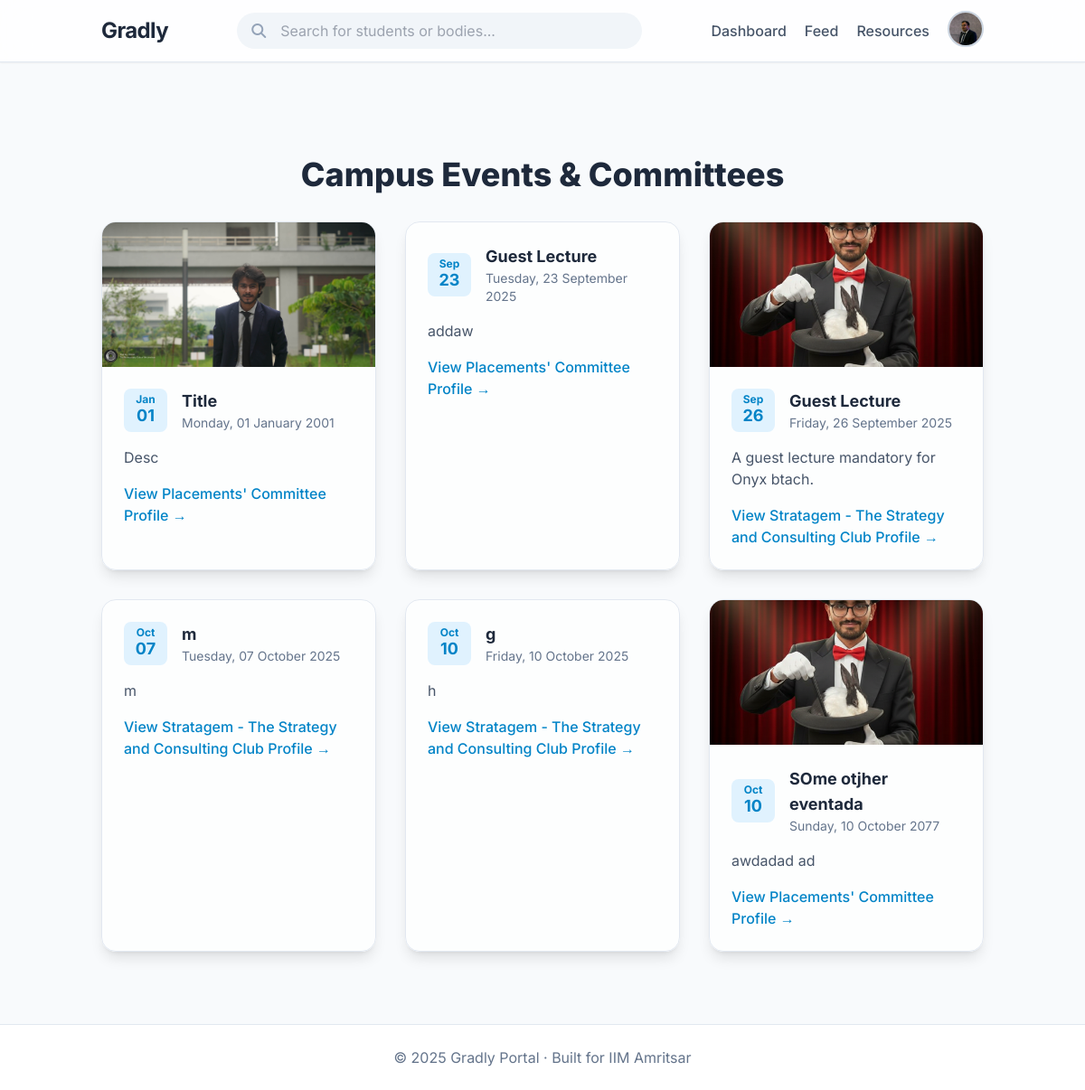
Page /events (signed in) on the committed database.
### models.py (models this page shows, shortened)
class User(db.Model, UserMixin):
    id = db.Column(db.String(15), primary_key=True)
    name = db.Column(db.String(100), nullable=False)
    email = db.Column(db.String(120), unique=True, nullable=False)
    password = db.Column(db.String(200), nullable=False)
    cgpa = db.Column(db.Float, nullable=True)
    resume = db.Column(db.String(200), nullable=True)
    phone = db.Column(db.String(20), nullable=True)
    profile_pic = db.Column(db.String(200), nullable=True)
    show_email = db.Column(db.Boolean, default=True)
    show_phone = db.Column(db.Boolean, default=True)
    show_cgpa = db.Column(db.Boolean, default=True)
    work_experiences = db.relationship('WorkExperience', backref='user', lazy=True)
    internships = db.relationship('Internship', backref='user', lazy=True)
    certifications = db.relationship('Certification', backref='user', lazy=True)
    skills = db.relationship('Skill', backref='user', lazy=True)
    hobbies = db.relationship('Hobby', backref='user', lazy=True)
    comments = db.relationship("PostComment", backref="author", lazy=True, cascade="all, delete-orphan")
    votes = db.relationship("PostVote", backref="voter", lazy=True, cascade="all, delete-orphan")
    @property
    def user_type(self):
        return "student"

class BodyEvent(db.Model):
    id = db.Column(db.Integer, primary_key=True)
    title = db.Column(db.String(250), nullable=False)
    description = db.Column(db.Text, nullable=True)
    poster = db.Column(db.String(200), nullable=True)  # path in static/uploads/
    date = db.Column(db.DateTime, default=datetime.utcnow)
    body_id = db.Column(db.Integer, db.ForeignKey('student_body.id'), nullable=False)

class StudentBody(db.Model, UserMixin):
    id = db.Column(db.Integer, primary_key=True)
    name = db.Column(db.String(200), nullable=False)
    email = db.Column(db.String(200), unique=True, nullable=False)
    body_type = db.Column(db.String(100), nullable=True)
    description = db.Column(db.Text, nullable=True)
    password = db.Column(db.String(200), nullable=False)
    logo = db.Column(db.String(200), nullable=True)
    posts = db.relationship("StudentBodyPost", backref="student_body", lazy=True, cascade="all, delete-orphan")
    events = db.relationship("BodyEvent", backref="body", lazy=True, cascade="all, delete-orphan")

### routes/events.py (the view)
@events_bp.route('/events')
@login_required
def view_events():
    events = BodyEvent.query.order_by(BodyEvent.date.asc()).all()
    return render_template('view_events.html', events=events)

### app.py (called while the page is built)
@login_manager.user_loader
def load_user(user_id):
    if user_id.startswith("U_"):
        roll = user_id.split("_", 1)[1]   # keep string as-is
        return User.query.get(roll)
    elif user_id.startswith("B_"):
        body_id = user_id.split("_", 1)[1]
        return StudentBody.query.get(int(body_id))
    return None

@app.before_request
def create_tables():
    db.create_all()

### templates/view_events.html (shortened to what this page needs)
{% extends "base.html" %}
{% block content %}
<div class="max-w-5xl mx-auto py-12">
    <h1 class="text-4xl font-extrabold text-slate-800 mb-8 text-center">Campus Events & Committees</h1>
    <div class="grid md:grid-cols-2 lg:grid-cols-3 gap-8">
        {% for event in events %}
        <div
            class="bg-white/70 backdrop-blur-lg rounded-2xl shadow-lg border border-slate-200 overflow-hidden hover:shadow-2xl transition-all duration-300">
            {% if event.poster %}
            <img src="{{ url_for('static', filename=event.poster) }}" class="w-full h-40 object-cover"
                alt="Event Poster">
            {% endif %}
            <div class="p-6">
                <div class="flex items-center space-x-4 mb-4">
                    <div
                        class="flex-shrink-0 bg-sky-100 text-sky-600 h-12 w-12 rounded-lg flex flex-col items-center justify-center font-bold">
                        <span class="text-xs -mb-1">{{ event.date.strftime('%b') }}</span>
                        <span class="text-lg">{{ event.date.strftime('%d') }}</span>
                    </div>
                    <div>
                        <h3 class="text-lg font-bold text-slate-800">{{ event.title }}</h3>
                        <p class="text-slate-500 text-sm">{{ event.date.strftime('%A, %d %B %Y') }}</p>
                    </div>
                </div>
                <p class="text-slate-600 mb-4">{{ event.description[:120] }}</p>
                <a href="{{ url_for('studentbody.view_body', body_id=event.body_id) }}"
                    class="inline-block text-sky-600 hover:underline font-medium">
                    View {{ event.body.name }} Profile →
                </a>
            </div>
        </div>
        {% else %}
        <p class="text-slate-500 col-span-full text-center">No events are currently listed.</p>
        {% endfor %}
    </div>
</div>
{% endblock %}

### templates/base.html (shortened to what this page needs)
<!DOCTYPE html>
<html lang="en" class="scroll-smooth">
<head>
    <script src="https://cdn.tailwindcss.com"></script>
    <link rel="stylesheet" href="https://cdnjs.cloudflare.com/ajax/libs/font-awesome/6.5.2/css/all.min.css"
 />
</head>
<body class="bg-slate-50 text-slate-800 flex flex-col min-h-screen">
    <nav class="sticky top-0 z-50 bg-white/80 backdrop-blur-lg shadow-sm border-b border-slate-200">
        <div class="container mx-auto px-6 py-3 flex justify-between items-center">
            <a href="{% if current_user.is_authenticated and current_user.user_type == 'body' %}
                     {{ url_for('studentbody.body_home', body_id=current_user.id) }}
                  {% else %}
                     {{ url_for('home') }}
                  {% endif %}" class="text-2xl font-bold text-slate-800 tracking-tight">
                Gradly
            </a>
            {% if current_user.is_authenticated %}
            <div class="relative w-full max-w-md hidden md:block">
                <i class="fa fa-search absolute left-4 top-1/2 -translate-y-1/2 text-slate-400"></i>
                <input id="search-bar" type="text" placeholder="Search for students or bodies..."
                    class="w-full pl-12 pr-4 py-2 rounded-full bg-slate-100 border-transparent focus:outline-none focus:ring-2 focus:ring-sky-500 transition-all">
            </div>
            {% endif %}
            <div class="flex items-center space-x-5">
                {% if current_user.is_authenticated %}
                {% if current_user.user_type == "student" %}
                <a href="{{ url_for('dashboard.dashboard') }}"
                    class="text-slate-600 hover:text-sky-500 font-medium transition-colors">Dashboard</a>
                {% elif current_user.user_type == "body" %}
                <a href="{{ url_for('studentbody.body_dashboard', body_id=current_user.id) }}"
                    class="text-slate-600 hover:text-pink-500 font-medium transition-colors">Dashboard</a>
                {% endif %}
                <a href="{{ url_for('posts.feed') }}"
                    class="text-slate-600 hover:text-emerald-500 font-medium transition-colors">Feed</a>
                <a href="{{ url_for('resources.resources') }}"
                    class="text-slate-600 hover:text-sky-500 font-medium transition-colors">Resources</a>
                <div class="relative" x-data="{ open: false }">
                    <button @click="open = !open"
                        class="w-10 h-10 rounded-full overflow-hidden border-2 border-slate-300 focus:outline-none">
                        {% if current_user.profile_pic %}
                        <img src="{{ url_for('static', filename=current_user.profile_pic) }}" alt="Profile Picture"
                            class="w-full h-full object-cover">
                        {% else %}
                        <img src="{{ url_for('static', filename='default-profile.png') }}" alt="Default Picture"
                            class="w-full h-full object-cover">
                        {% endif %}
                    </button>
                </div>
                {% else %}
                <a href="{{ url_for('auth.login') }}"
                    class="text-slate-600 hover:text-sky-500 font-medium transition-colors">Login</a>
                <a href="{{ url_for('auth.register') }}"
                    class="bg-sky-500 text-white px-4 py-2 rounded-full text-sm font-semibold hover:bg-sky-600 transition-all duration-300">Register</a>
                {% endif %}
            </div>
        </div>
    </nav>
    <main class="container mx-auto px-6 py-8 flex-grow">
        <div class="content-fade-in">
            {% block content %}{% endblock %}
        </div>
    </main>
    <footer class="bg-white border-t border-slate-200 text-center py-6 mt-auto">
        <p class="text-slate-500">&copy; 2025 Gradly Portal · Built for IIM Amritsar</p>
    </footer>
</body>
</html>

### templates/base.html (style rules this page uses)
body { font-family: 'Inter', sans-serif; }
.content-fade-in { animation: fadeIn 0.6s ease-in-out forwards; }

### rows in the picture
User: profile_pic (picture)
BodyEvent: poster (picture), date "Jan", date "01", title "Title", date "Monday, 01 January 2001", description "Desc", body.name "Placements' Committee"
BodyEvent: date "Sep", date "23", title "Guest Lecture", date "Tuesday, 23 September 2025", description "addaw", body.name "Placements' Committee"
BodyEvent: poster (picture), date "Sep", date "26", title "Guest Lecture", date "Friday, 26 September 2025", description "A guest lecture mandatory for Onyx btach.", body.name "Stratagem - The Strategy and Consulting Club"
BodyEvent: date "Oct", date "07", title "m", date "Tuesday, 07 October 2025", description "m", body.name "Stratagem - The Strategy and Consulting Club"
BodyEvent: date "Oct", date "10", title "g", date "Friday, 10 October 2025", description "h", body.name "Stratagem - The Strategy and Consulting Club"
BodyEvent: poster (picture), date "Oct", date "10", title "SOme otjher eventada", date "Sunday, 10 October 2077", description "awdadad ad", body.name "Placements' Committee"
